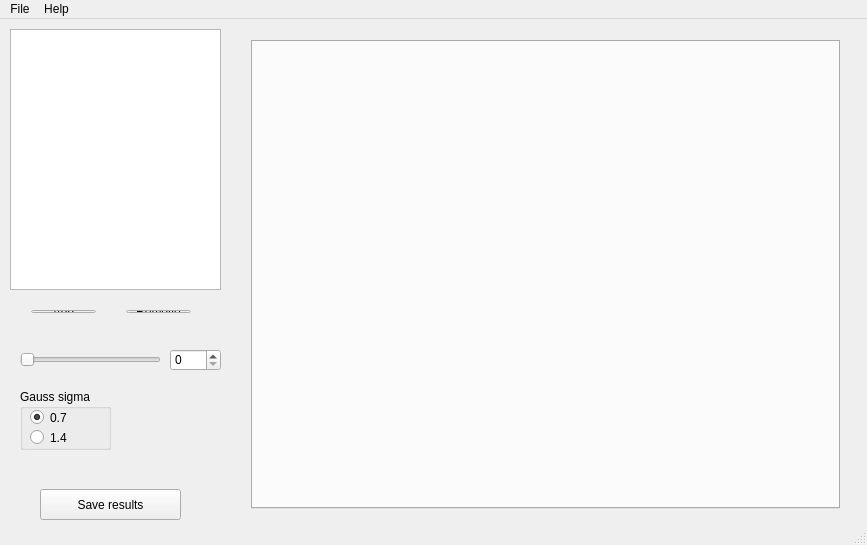
<?xml version="1.0" encoding="UTF-8"?>
<ui version="4.0">
 <class>HarrisForm</class>
 <widget class="QMainWindow" name="HarrisForm">
  <property name="geometry">
   <rect>
    <x>0</x>
    <y>0</y>
    <width>867</width>
    <height>545</height>
   </rect>
  </property>
  <property name="windowTitle">
   <string>Harris Corner Detector</string>
  </property>
  <widget class="QWidget" name="centralWidget">
   <widget class="QPushButton" name="goButton">
    <property name="geometry">
     <rect>
      <x>40</x>
      <y>470</y>
      <width>141</width>
      <height>31</height>
     </rect>
    </property>
    <property name="text">
     <string>Save results</string>
    </property>
   </widget>
   <widget class="QWidget" name="layoutWidget">
    <property name="geometry">
     <rect>
      <x>20</x>
      <y>280</y>
      <width>182</width>
      <height>25</height>
     </rect>
    </property>
    <layout class="QHBoxLayout" name="horizontalLayout">
     <property name="spacing">
      <number>30</number>
     </property>
     <item>
      <widget class="QPushButton" name="addButton">
       <property name="text">
        <string>Add</string>
       </property>
      </widget>
     </item>
     <item>
      <widget class="QPushButton" name="removeButton">
       <property name="text">
        <string>Remove</string>
       </property>
      </widget>
     </item>
    </layout>
   </widget>
   <widget class="QWidget" name="layoutWidget">
    <property name="geometry">
     <rect>
      <x>240</x>
      <y>10</y>
      <width>611</width>
      <height>491</height>
     </rect>
    </property>
    <layout class="QVBoxLayout" name="verticalLayout">
     <property name="spacing">
      <number>20</number>
     </property>
     <item>
      <widget class="QTabWidget" name="viewTabs">
       <property name="currentIndex">
        <number>-1</number>
       </property>
      </widget>
     </item>
    </layout>
   </widget>
   <widget class="QListWidget" name="fileListWidget">
    <property name="geometry">
     <rect>
      <x>10</x>
      <y>10</y>
      <width>211</width>
      <height>261</height>
     </rect>
    </property>
    <property name="dragEnabled">
     <bool>false</bool>
    </property>
    <property name="selectionMode">
     <enum>QAbstractItemView::ExtendedSelection</enum>
    </property>
    <property name="textElideMode">
     <enum>Qt::ElideRight</enum>
    </property>
   </widget>
   <widget class="QSlider" name="horizontalSlider">
    <property name="geometry">
     <rect>
      <x>20</x>
      <y>330</y>
      <width>141</width>
      <height>22</height>
     </rect>
    </property>
    <property name="maximum">
     <number>255</number>
    </property>
    <property name="orientation">
     <enum>Qt::Horizontal</enum>
    </property>
   </widget>
   <widget class="QSpinBox" name="spinBox">
    <property name="geometry">
     <rect>
      <x>170</x>
      <y>330</y>
      <width>51</width>
      <height>22</height>
     </rect>
    </property>
    <property name="maximum">
     <number>255</number>
    </property>
   </widget>
   <widget class="QGroupBox" name="gboxGaussian">
    <property name="geometry">
     <rect>
      <x>20</x>
      <y>370</y>
      <width>91</width>
      <height>61</height>
     </rect>
    </property>
    <property name="autoFillBackground">
     <bool>true</bool>
    </property>
    <property name="title">
     <string>Gauss sigma</string>
    </property>
    <widget class="QRadioButton" name="radSigma7">
     <property name="geometry">
      <rect>
       <x>10</x>
       <y>20</y>
       <width>82</width>
       <height>17</height>
      </rect>
     </property>
     <property name="text">
      <string>0.7</string>
     </property>
     <property name="checked">
      <bool>true</bool>
     </property>
    </widget>
    <widget class="QRadioButton" name="radSigma14">
     <property name="geometry">
      <rect>
       <x>10</x>
       <y>40</y>
       <width>82</width>
       <height>17</height>
      </rect>
     </property>
     <property name="text">
      <string>1.4</string>
     </property>
    </widget>
   </widget>
  </widget>
  <widget class="QMenuBar" name="menuBar">
   <property name="geometry">
    <rect>
     <x>0</x>
     <y>0</y>
     <width>867</width>
     <height>21</height>
    </rect>
   </property>
   <widget class="QMenu" name="menuFile">
    <property name="title">
     <string>File</string>
    </property>
    <addaction name="actionExit"/>
   </widget>
   <widget class="QMenu" name="menuHelp">
    <property name="title">
     <string>Help</string>
    </property>
   </widget>
   <addaction name="menuFile"/>
   <addaction name="menuHelp"/>
  </widget>
  <widget class="QStatusBar" name="statusBar"/>
  <action name="actionExit">
   <property name="text">
    <string>Exit</string>
   </property>
  </action>
 </widget>
 <layoutdefault spacing="6" margin="11"/>
 <tabstops>
  <tabstop>addButton</tabstop>
  <tabstop>goButton</tabstop>
  <tabstop>removeButton</tabstop>
  <tabstop>fileListWidget</tabstop>
 </tabstops>
 <resources>
  <include location="truecornerdetector.qrc"/>
 </resources>
 <connections>
  <connection>
   <sender>actionExit</sender>
   <signal>triggered()</signal>
   <receiver>HarrisForm</receiver>
   <slot>close()</slot>
   <hints>
    <hint type="sourcelabel">
     <x>-1</x>
     <y>-1</y>
    </hint>
    <hint type="destinationlabel">
     <x>433</x>
     <y>272</y>
    </hint>
   </hints>
  </connection>
  <connection>
   <sender>horizontalSlider</sender>
   <signal>valueChanged(int)</signal>
   <receiver>spinBox</receiver>
   <slot>setValue(int)</slot>
   <hints>
    <hint type="sourcelabel">
     <x>124</x>
     <y>363</y>
    </hint>
    <hint type="destinationlabel">
     <x>195</x>
     <y>363</y>
    </hint>
   </hints>
  </connection>
  <connection>
   <sender>spinBox</sender>
   <signal>valueChanged(int)</signal>
   <receiver>horizontalSlider</receiver>
   <slot>setValue(int)</slot>
   <hints>
    <hint type="sourcelabel">
     <x>177</x>
     <y>355</y>
    </hint>
    <hint type="destinationlabel">
     <x>118</x>
     <y>363</y>
    </hint>
   </hints>
  </connection>
 </connections>
</ui>
